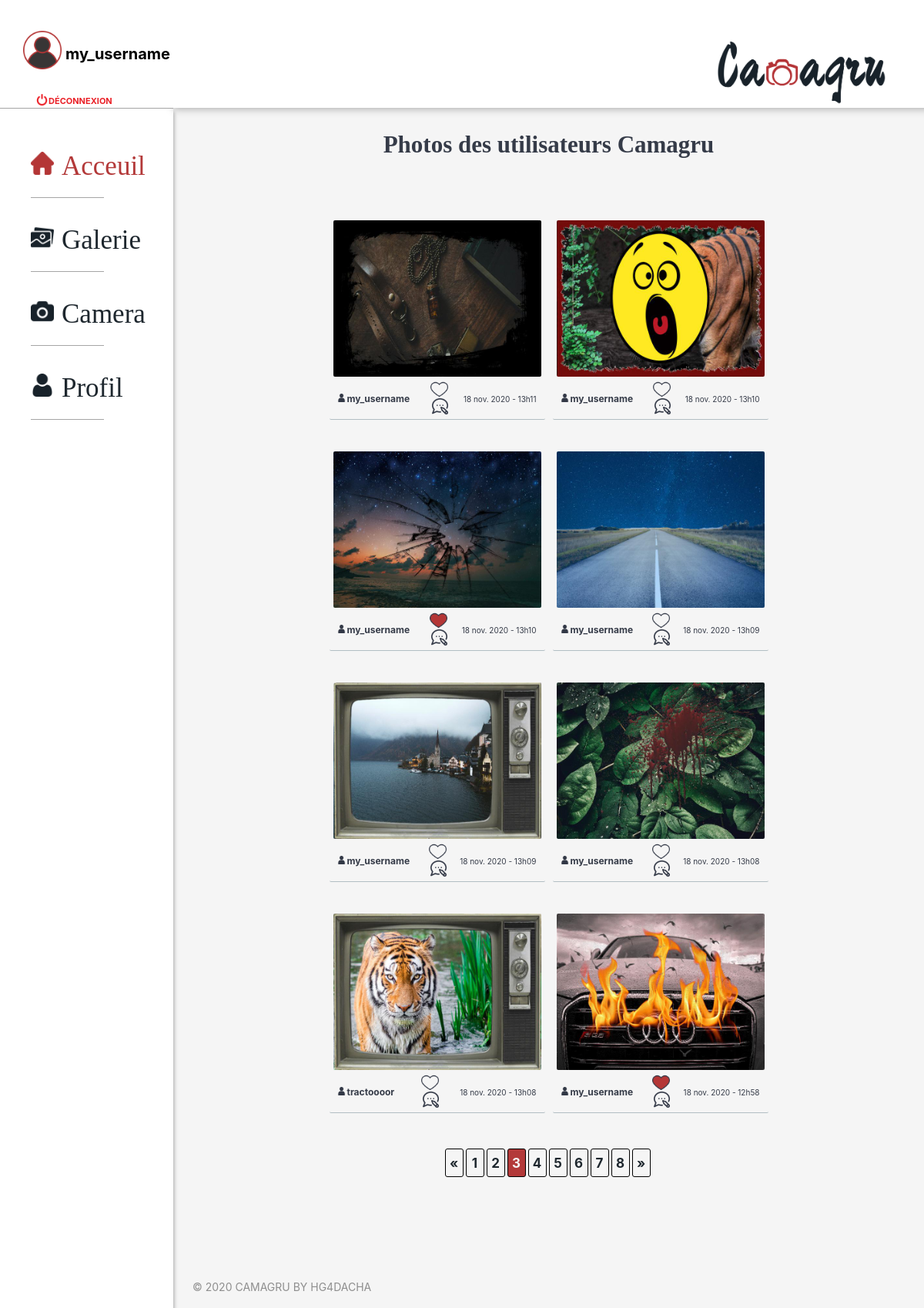
The app's page /view/home.php?page=3 (signed in) with its own data.
### tables this page shows
CREATE TABLE `user_pictures` (
  `id` int(11) NOT NULL,
  `id_user` int(11) NOT NULL,
  `picture_id` varchar(255) NOT NULL,
  `picture_path` varchar(255) NOT NULL,
  `hour_picture` varchar(255) NOT NULL,
  `date_picture` varchar(255) NOT NULL
);

CREATE TABLE `users` (
  `id` int(11) NOT NULL,
  `lastname` varchar(255) NOT NULL,
  `firstname` varchar(255) NOT NULL,
  `email` varchar(255) NOT NULL,
  `username` varchar(255) NOT NULL,
  `passwordUsr` varchar(255) NOT NULL,
  `notif` tinyint(1) NOT NULL,
  `keyUsr` varchar(255) NOT NULL,
  `tokenUsr` tinyint(1) NOT NULL,
  `idCTRL` varchar(255) NOT NULL
);

### model/sqlFunctions.php (called while the page is built, shortened)
<?php
function PictNmbr()
{
    $dbc = db_connex();
    $reqField = $dbc->query("SELECT id FROM user_pictures");
    $reqField->execute();
    return $reqField->rowCount();
}
function pictr_recup($beginning, $picturesInPage) {
    $dbc = db_connex();
    $reqCtrl = $dbc->prepare("SELECT * FROM user_pictures ORDER BY id DESC LIMIT :beginning, :picturesInPage");
    $reqCtrl->bindValue(':beginning', $beginning, PDO::PARAM_INT);
    $reqCtrl->bindValue(':picturesInPage', $picturesInPage, PDO::PARAM_INT);
    $reqCtrl->execute();
    return $reqCtrl->fetchAll();
}
function recup_username_byID($id_user) {
    $dbc = db_connex();
    $reqID = $dbc->prepare("SELECT username FROM users WHERE id = :id_user");
    $reqID->bindValue(':id_user', $id_user, PDO::PARAM_INT);
    $reqID->execute();
    return $reqID->fetch();
}
function check_like_user($id_user, $picture_id)
{
    $dbc = db_connex();
    $reqCtrl = $dbc->prepare("SELECT id FROM likes WHERE picture_id = :picture_id AND id_user = :id_user");
    $reqCtrl->bindValue(':picture_id', $picture_id, PDO::PARAM_STR);
    $reqCtrl->bindValue(':id_user', $id_user, PDO::PARAM_INT);
    $reqCtrl->execute();
    return $reqCtrl->rowCount();
}
?>

### controller/users_pictures.php (called while the page is built, shortened)
<?php
require_once($_SERVER['DOCUMENT_ROOT']."/camagru/model/sqlFunctions.php");
$picturesInPage = 8;
$picturesNmbr = pictNmbr();
$totalPage = ceil($picturesNmbr / $picturesInPage);
if (isset($_GET['page']) && !empty($_GET['page']) && $_GET['page'] > 0 && $_GET['page'] <= $totalPage) {
    $currentPage = $_GET['page'];
}
else {
    $currentPage = 1;
}
$beginning = ($currentPage - 1) * $picturesInPage;
$pictures = pictr_recup($beginning, $picturesInPage);
function idUsername($id_user) {
    $id_user = intval($id_user);
    return recup_username_byID($id_user);
}
function checkLike($id_user, $picture_id) {
    $id_user = intval($id_user);
    return check_like_user($id_user, $picture_id);
}
?>

### controller/URL_current_page.php (called while the page is built)
<?php
if(isset($_SERVER['HTTPS']) && $_SERVER['HTTPS'] === 'on')
{
    $url = "https";
}
else
{
    $url = "http";
}
$url .= "://";
$url .= $_SERVER['HTTP_HOST'];
$url .= $_SERVER['REQUEST_URI'];
?>

### view/home.php (the view, shortened to what this page needs)
<?php
require_once($_SERVER['DOCUMENT_ROOT']."/camagru/controller/users_pictures.php");
require_once($_SERVER['DOCUMENT_ROOT']."/camagru/controller/URL_current_page.php");
?>
<!DOCTYPE html>
<html lang="en">
<head>
    <link rel="stylesheet" href="/camagru/public/css/home.css" />
</head>
<body>
    <div id="contenu">
        <?php include("includes/header.php") ?>
        <nav>
            <ul>
                <li class="this"><a href="/camagru/view/home.php" class="this"><img id="home" src="/camagru/public/pictures/home_red.png" alt="Acceuil">Acceuil</a></li>
                <div class="border"></div>
                <li class="other"><a href="/camagru/view/gallery.php" class="other"><img id="gallery" src="/camagru/public/pictures/gallery_black.png" alt="Galerie">Galerie</a></li>
                <div class="border"></div>
                <li class="other"><a href="/camagru/view/camera.php" class="other"><img id="camera" src="/camagru/public/pictures/camera_black.png" alt="Camera">Camera</a></li>
                <div class="border"></div>
                <li class="other"><a href="/camagru/view/profile.php" class="other"><img id="profile" src="/camagru/public/pictures/profile_black.png" alt="Profile">Profil</a></li>
                <div class="border"></div>
            </ul>
        </nav>
        <section>
            <div id="site-pictures">
                <h1 id="user-tittle">Photos des utilisateurs Camagru</h1>
                <div id="pictures-div">
                    <?php
                    foreach($pictures as $pict) { ?>
                        <div class="img-and-username">
                            <div class="picture-div">
                                <a class="pict-link" href="/camagru/view/picture.php?username=<?php $usrName = idUsername($pict['id_user']); echo($usrName[0]);?>&amp;pictureID=<?= urlencode($pict['picture_id']) ?>">
                                <img class="user-pictures" id="<?= $pict['picture_id'] ?>" src="<?= '/camagru/public/'.$pict['picture_path'] ?>" alt="image">
                                </a>
                            </div>
                            <div class="username-username">
                                <div class="user-2">
                                    <img class="logo-username" src="/camagru/public/pictures/logo-username.png" alt="logo-username">
                                    <span class="user-name"><?php $usrName = idUsername($pict['id_user']); echo($usrName[0]);?></span>
                                </div>
                                <div class="likes-and-comments">
                                    <?php if(isset($_SESSION['id'])) {
                                            $like_state = checkLike($_SESSION['id'], $pict['picture_id']);
                                            if ($like_state == 0) { ?>
                                    <img class="like" src="/camagru/public/pictures/like00.png" alt="like">
                                    <?php   } else if ($like_state == 1) { ?>
                                    <img class="like" src="/camagru/public/pictures/like01.png" alt="like">
                                    <?php   }
                                          }?>
                                    <a class="comment-url" href="<?= $url.'#big-bloc-comment' ?>">
                                        <img class="comments" src="/camagru/public/pictures/comments.png" alt="commentaires">
                                    </a>
                                </div>
                                <span class='time-picture'><?= $pict['date_picture'].' - <br class="time-br">'.$pict['hour_picture'] ?></span>
                            </div>
                        </div>
                    <?php
                        }
                    ?>
                </div>
                <div id="number-div">
                    <?php
                        if ($picturesNmbr > 8) {
                            if ($currentPage == 1) {
                                echo ('<span class="number" id="this-arrow">«</span>');
                            }
                            else {
                                echo ('<a class="number" href="/camagru/view/home.php?page='.($currentPage - 1).'">«</a> ');
                            }
                            for ($i = 1; $i <= $totalPage; $i++) {
                                if ($i == $currentPage) {
                                    echo ('<span class="number" id="this-number">'.$i.'</span>');
                                }
                                else {
                                    echo ('<a class="number" href="/camagru/view/home.php?page='.$i.'">'.$i.'</a> ');
                                }
                            }
                            if ($currentPage == $totalPage) {
                                echo ('<span class="number">»</span>');
                            }
                            else {
                                echo ('<a class="number" href="/camagru/view/home.php?page='.($currentPage + 1).'">»</a> ');
                            }
                        }
                    ?>
                </div>
            </div>
        </section>
        <?php include("includes/footer.php") ?>
    </div>
</body>
</html>

### public/css/home.css (style rules this page uses)
html, body { height: 100%; margin: 0; padding: 0; }
body { background-color: whitesmoke; }
#contenu { min-height: 100%; position: relative; }
nav { background-color: white; width: 225px; height: 100%; box-shadow: 1px 5px 5px rgb(165, 165, 165); position: fixed; left: 0; border-top: 1px rgb(165, 165, 165) solid; margin-top: 140px; }
ul { list-style-type: none; font-size: 35px; font-family: 'GrandHotel'; }
li { padding-top: 15px; padding-bottom: 20px; margin-top: 15px; }
.border { border-bottom: 1px rgb(165, 165, 165) solid; width: 95px; }
a { text-decoration: none; cursor: pointer; }
.this { color: #b33939; padding-top: 20px; }
.other { color: #1e272e; margin-top: 20px; }
#home { width: 30px; padding-right: 10px; cursor: pointer; }
#gallery { width: 30px; padding-right: 10px; cursor: pointer; }
#camera { width: 30px; padding-right: 10px; cursor: pointer; }
#profile { width: 30px; padding-right: 10px; cursor: pointer; }
section { margin-top: auto; margin-left: auto; padding-top: 140px; padding-left: 225px; padding-bottom: 250px; }
#site-pictures { display: flex; flex-direction: column; justify-content: center; align-items: center; margin-top: 30px; margin-bottom: 145px; align-items: center; }
#user-tittle { margin: 0px; font-family: 'GrandHotel'; font-size: 35px; color: #353b48; }
#pictures-div { display: flex; flex-wrap: wrap; justify-content: center; margin: 0px; margin-top: 70px; margin-bottom: 15px; width: 100%; height: 610px; }
.img-and-username { display: flex; flex-direction: column; margin: 5px; padding: 5px; padding-bottom: 1px; width: 339px; height: 285px; border-bottom: 1px #b2bec3 solid; border-radius: 2px; }
.picture-div { position: relative; display: inline; width: 339px; height: 254px; }
.pict-link { display: block; width: 339px; height: 254px; }
.user-pictures { width: 339px; border-radius: 2px; }
.username-username { display: flex; flex-direction: row; margin-left: 5px; margin-top: 7px; justify-content: space-between; align-items: center; }
.user-2 { position: relative; bottom: 1px; }
.logo-username { width: 11px; height: 11px; }
.user-name { font-size: 14px; font-family: -apple-system, BlinkMacSystemFont, 'Segoe UI', Roboto, Oxygen, Ubuntu, Cantarell, 'Open Sans', 'Helvetica Neue', sans-serif; color: #353b48; font-weight: bold; position: relative; right: 2px; }
.likes-and-comments { display: flex; flex-direction: row; width: 58px; justify-content: space-around; align-items: center; position: relative; bottom: 2px; }
.like { width: 23px; cursor: pointer; }
.comment-url { display: block; width: 20px; height: 20px; }
.comments { width: 21px; cursor: pointer; }
.time-picture { text-align: center; color: #353b48; font-size: 10px; font-family: -apple-system, BlinkMacSystemFont, 'Segoe UI', Roboto, Oxygen, Ubuntu, Cantarell, 'Open Sans', 'Helvetica Neue', sans-serif; position: relative; right: 6px; }
#number-div { display: flex; flex-direction: row; flex-wrap: wrap; margin: 0px; }
.number { font-family: -apple-system, BlinkMacSystemFont, 'Segoe UI', Roboto, Oxygen, Ubuntu, Cantarell, 'Open Sans', 'Helvetica Neue', sans-serif; font-size: 17px; font-weight: bold; width: 22px; height: 35px; display: flex; justify-content: center; align-items: center; border: 1px black solid; text-decoration: none; color: #1e272e; border-radius: 3px; background: whitesmoke; margin-right: 3px; }
#this-number { background: #b33939; color: whitesmoke; }
@media all and (max-width: 1670px) { .img-and-username { width: 270px; height: 257px; } }
@media all and (max-width: 1670px) { .picture-div { width: 270px; height: 203px; } }
@media all and (max-width: 1670px) { .pict-link { width: 270px; height: 203px; } }
@media all and (max-width: 1670px) { .user-pictures { width: 270px; } }
@media all and (max-width: 1670px) { .user-name { font-size: 12px; } }
@media all and (max-width: 1670px) { .likes-and-comments { flex-direction: column; width: 35px; } }
@media all and (max-width: 1400px) { #site-pictures { margin-bottom: 120px; } }
@media all and (max-width: 1400px) { #pictures-div { width: 800px; height: 1200px; } }
@media all and (max-width: 1400px) { #user-tittle { font-size: 31px; } }
@media all and (max-width: 1400px) { section { padding-bottom: 50px; } }

### records on screen
user_pictures: picture+picture_path (picture), id_user.username "my_username", date_picture "18 nov. 2020", hour_picture "13h11"
user_pictures: picture+picture_path (picture), id_user.username "my_username", date_picture "18 nov. 2020", hour_picture "13h10"
user_pictures: picture+picture_path (picture), id_user.username "my_username", date_picture "18 nov. 2020", hour_picture "13h10"
user_pictures: picture+picture_path (picture), id_user.username "my_username", date_picture "18 nov. 2020", hour_picture "13h09"
user_pictures: picture+picture_path (picture), id_user.username "my_username", date_picture "18 nov. 2020", hour_picture "13h09"
user_pictures: picture+picture_path (picture), id_user.username "my_username", date_picture "18 nov. 2020", hour_picture "13h08"
user_pictures: picture+picture_path (picture), id_user.username "tractoooor", date_picture "18 nov. 2020", hour_picture "13h08"
user_pictures: picture+picture_path (picture), id_user.username "my_username", date_picture "18 nov. 2020", hour_picture "12h58"

### other values on screen
$_SESSION['username'] "my_username"
